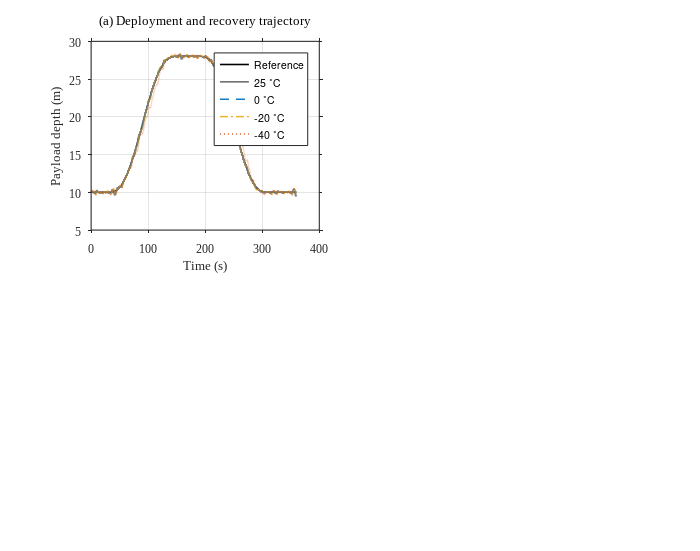

Write the MATLAB code that produced this figure. (Note: this script raises an error after producing the figure.)
function results = run_lifting_temperature_mismatch()
%RUN_LIFTING_TEMPERATURE_MISMATCH
% Demonstrate temperature-induced control mismatch for marine deployment/recovery.
%
% Core question:
%   A fixed hoisting/deployment controller tuned for a warm South-China-Sea-like
%   operating condition works acceptably at 25 degC. If the SAME controller and
%   SAME external sea disturbance are used while only temperature-dependent plant
%   parameters change, how does deployment/recovery performance degrade?
%
% IMPORTANT:
%   - No low-temperature compensation or gain scheduling is used.
%   - Controller gains are identical for every temperature.
%   - Ship motion / external disturbance records are identical for every case.
%   - Temperature only changes the controlled plant: winch lag/gain/dead-zone,
%     friction, rope stiffness/damping and effective swing damping.
%
% The simulated operation is one complete cycle:
%   hold -> deployment -> hold -> recovery -> hold
%
% Outputs:
%   Lifting_Temperature_Mismatch_Operation.png
%   Lifting_Temperature_Mismatch_Sweep.png
%   Lifting_Temperature_Mismatch_Parameters.png
%
% This is an engineering reduced-order model for necessity demonstration and
% control-mechanism study. Temperature sensitivities must ultimately be replaced
% by identified low-temperature test data for equipment-level prediction.

clc;
close all;
rng(20260918, 'twister');

%% 1. Global simulation settings
p.dt = 0.01;                 % s
p.Tsim = 360;                % s
p.t = 0:p.dt:p.Tsim;
p.fs = 1/p.dt;
p.N = numel(p.t);
p.g = 9.81;

% Payload / cable
p.payloadMass = 2200;        % kg
p.ropeK0 = 1.45e5;           % N/m, equivalent axial stiffness at 25 degC
p.ropeC0 = 1.10e4;           % N*s/m, equivalent axial damping
p.swingZeta0 = 0.045;        % equivalent pendulum damping at 25 degC
p.boomHeight = 5.5;          % m, suspension point lever arm for roll excitation

% Warm-condition reference temperature
p.Tref = 25;                 % degC

% Fixed controller: tuned ONCE at the warm reference condition
p.Kp = 0.55;                 % 1/s
p.Ki = 0.08;                 % 1/s^2
p.Kd = 0.18;                 % dimensionless velocity feedback
p.heaveFF = 1.00;            % fixed active-heave feedforward coefficient
p.integralLimit = 3.0;       % m*s
p.maxRopeSpeed = 0.55;       % m/s
p.maxRopeAccel = 0.35;       % m/s^2

% Warm-condition winch actuator
p.winchTau0 = 0.20;          % s
p.winchGain0 = 1.00;         % normalized
p.deadZone0 = 0.002;         % m/s equivalent command dead zone
p.frictionAccel0 = 0.003;    % m/s^2 equivalent friction term

% Temperature sensitivity surrogate.
% These coefficients intentionally belong to the PLANT, not the controller.
p.tauTempCoeff = 0.030;       % lag increase per degC below 25
p.gainTempCoeff = 0.0065;     % drive authority loss per degC below 25
p.deadTempCoeff = 0.0012;     % dead-zone growth (m/s)/degC
p.frictionTempCoeff = 0.0005;% friction acceleration growth per degC
p.ropeKTempCoeff = 0.0015;    % rope stiffness relative change per degC
p.ropeCTempCoeff = 0.0040;    % rope damping relative change per degC
p.swingDampTempCoeff = 0.014; % effective swing damping degradation per degC

% Temperature sweep
temps = [25 10 0 -10 -20 -30 -40];

%% 2. Build one common ship-motion disturbance record
% Exactly the same exogenous sea excitation is reused at every temperature.
env = build_common_ship_motion(p);

%% 3. Build one common deployment + recovery reference
ref = build_operation_reference(p);

%% 4. Simulate all temperatures with exactly the same controller
cases = cell(size(temps));
for i = 1:numel(temps)
    cases{i} = simulate_temperature_case(p, env, ref, temps(i));
end

%% 5. Collect temperature-sweep metrics
M.temperature_C = temps;
M.depthRms_m = zeros(size(temps));
M.depthPeak_m = zeros(size(temps));
M.swingRms_deg = zeros(size(temps));
M.swingPeak_deg = zeros(size(temps));
M.tensionCV_pct = zeros(size(temps));
M.tensionRms_kN = zeros(size(temps));
M.winchTau_s = zeros(size(temps));
M.winchGain = zeros(size(temps));
M.deadZone_mps = zeros(size(temps));
M.ropeStiffnessRatio = zeros(size(temps));
M.ropeDampingRatio = zeros(size(temps));
M.swingDampingRatio = zeros(size(temps));

for i = 1:numel(temps)
    c = cases{i};
    M.depthRms_m(i) = c.metrics.depthRms_m;
    M.depthPeak_m(i) = c.metrics.depthPeak_m;
    M.swingRms_deg(i) = c.metrics.swingRms_deg;
    M.swingPeak_deg(i) = c.metrics.swingPeak_deg;
    M.tensionCV_pct(i) = c.metrics.tensionCV_pct;
    M.tensionRms_kN(i) = c.metrics.tensionRms_kN;
    M.winchTau_s(i) = c.params.winchTau;
    M.winchGain(i) = c.params.winchGain;
    M.deadZone_mps(i) = c.params.deadZone;
    M.ropeStiffnessRatio(i) = c.params.ropeK/p.ropeK0;
    M.ropeDampingRatio(i) = c.params.ropeC/p.ropeC0;
    M.swingDampingRatio(i) = c.params.swingZeta/p.swingZeta0;
end

% Composite mismatch index: 1.0 means the 25 degC warm reference.
% This is a simulation summary metric, not an equipment qualification limit.
M.mismatchIndex = 0.40*(M.depthRms_m/M.depthRms_m(1)) ...
                + 0.35*(M.swingRms_deg/M.swingRms_deg(1)) ...
                + 0.25*(M.tensionCV_pct/M.tensionCV_pct(1));

%% 6. Plot results
fileOperation = 'Lifting_Temperature_Mismatch_Operation.png';
fileSweep = 'Lifting_Temperature_Mismatch_Sweep.png';
fileParameters = 'Lifting_Temperature_Mismatch_Parameters.png';

plot_operation_comparison(p, env, ref, cases, temps, fileOperation);
plot_temperature_sweep(M, fileSweep);
plot_parameter_drift(M, p, fileParameters);

%% 7. Console summary
fprintf('\n======================================================================\n');
fprintf('Fixed lifting controller under temperature-dependent plant mismatch\n');
fprintf('Same controller + same sea disturbance; temperature is the variable.\n');
fprintf('----------------------------------------------------------------------\n');
fprintf(' Temp[C] | depth RMS[m] | swing RMS[deg] | swing peak[deg] | tension CV[%%] | mismatch\n');
fprintf('----------------------------------------------------------------------\n');
for i = 1:numel(temps)
    fprintf('%8.1f | %12.3f | %14.3f | %15.3f | %13.3f | %8.3f\n', ...
        temps(i), M.depthRms_m(i), M.swingRms_deg(i), M.swingPeak_deg(i), ...
        M.tensionCV_pct(i), M.mismatchIndex(i));
end
fprintf('----------------------------------------------------------------------\n');
fprintf('Figure 1: %s\n', fileOperation);
fprintf('Figure 2: %s\n', fileSweep);
fprintf('Figure 3: %s\n', fileParameters);
fprintf('======================================================================\n\n');

%% 8. Return all results
results.meta.description = ['Temperature-induced mismatch of a fixed marine ' ...
    'deployment/recovery controller; no low-temperature compensation.'];
results.meta.controller = 'Identical fixed controller for every temperature';
results.meta.environment = 'Identical ship-motion disturbance for every temperature';
results.meta.note = ['Reduced-order necessity-demonstration model. Replace ' ...
    'temperature sensitivities with identified low-temperature test data.'];
results.parameters = p;
results.environment = env;
results.reference = ref;
results.temperatures_C = temps;
results.cases = cases;
results.metrics = M;
results.outputFiles.operation = fileOperation;
results.outputFiles.sweep = fileSweep;
results.outputFiles.parameters = fileParameters;

end

%% ========================================================================
function env = build_common_ship_motion(p)
% Build a single nonstationary marine disturbance record.
% zSusp: vertical suspension-point motion, positive downward.
% xSusp: horizontal suspension-point motion caused mainly by ship roll.

t = p.t;
N = p.N;
dt = p.dt;

% Heave: irregular multi-frequency motion with slowly varying envelope.
heaveFreq = [0.085 0.110 0.145 0.180 0.220];
heaveAmp  = [0.220 0.180 0.120 0.080 0.050];
heavePhase = 2*pi*rand(1,numel(heaveFreq));
heaveEnvelope = 1 + 0.18*colored_noise(N, dt, 25);
heaveEnvelope = min(1.50, max(0.55, heaveEnvelope));

heave = zeros(1,N);
for k = 1:numel(heaveFreq)
    heave = heave + heaveAmp(k)*sin(2*pi*heaveFreq(k)*t + heavePhase(k));
end
heave = heave.*heaveEnvelope;

% Roll: another independent nonstationary record.
rollFreq = [0.070 0.095 0.130 0.170];
rollAmpDeg = [1.60 1.20 0.80 0.50];
rollPhase = 2*pi*rand(1,numel(rollFreq));
rollEnvelope = 1 + 0.20*colored_noise(N, dt, 30);
rollEnvelope = min(1.60, max(0.50, rollEnvelope));

roll = zeros(1,N);
for k = 1:numel(rollFreq)
    roll = roll + deg2rad(rollAmpDeg(k))* ...
        sin(2*pi*rollFreq(k)*t + rollPhase(k));
end
roll = roll.*rollEnvelope;

env.heave = heave;
env.roll = roll;
env.zSusp = heave;
env.xSusp = p.boomHeight*sin(roll);

env.zSuspVel = numerical_derivative(env.zSusp, dt);
env.zSuspAcc = numerical_derivative(env.zSuspVel, dt);
env.xSuspVel = numerical_derivative(env.xSusp, dt);
env.xSuspAcc = numerical_derivative(env.xSuspVel, dt);

end

%% ========================================================================
function ref = build_operation_reference(p)
% Full operation:
% 0-30 s    : initial hold
% 30-150 s  : deployment by 18 m
% 150-190 s : lower-position hold
% 190-310 s : recovery by 18 m
% 310-360 s : final hold

t = p.t;
z0 = 10.0;
travel = 18.0;

ref.depth = z0*ones(size(t));
ref.velocity = zeros(size(t));

% Deployment
idx = (t >= 30 & t <= 150);
s = (t(idx)-30)/120;
ref.depth(idx) = z0 + travel*smoothstep5(s);
ref.velocity(idx) = travel/120*dsmoothstep5(s);
ref.depth(t > 150 & t < 190) = z0 + travel;

% Recovery
idx = (t >= 190 & t <= 310);
s = (t(idx)-190)/120;
ref.depth(idx) = z0 + travel*(1-smoothstep5(s));
ref.velocity(idx) = -travel/120*dsmoothstep5(s);
ref.depth(t > 310) = z0;

ref.stageTimes = [30 150 190 310];

end

%% ========================================================================
function out = simulate_temperature_case(p, env, ref, T)
% Same controller for every case. Only plant parameters depend on temperature.

dt = p.dt;
N = p.N;
g = p.g;
m = p.payloadMass;

dT = max(0, p.Tref - T);

% Temperature-dependent plant
ropeK = p.ropeK0*(1 + p.ropeKTempCoeff*dT);
ropeC = p.ropeC0*(1 + p.ropeCTempCoeff*dT);
swingZeta = p.swingZeta0/(1 + p.swingDampTempCoeff*dT);

winchTau = p.winchTau0*(1 + p.tauTempCoeff*dT);
winchGain = max(0.52, p.winchGain0 - p.gainTempCoeff*dT);
deadZone = p.deadZone0 + p.deadTempCoeff*dT;
frictionAccel = p.frictionAccel0 + p.frictionTempCoeff*dT;

% States
L = zeros(1,N);               % unstretched paid-out rope length
vWinch = zeros(1,N);
theta = zeros(1,N);           % pendulum angle
omega = zeros(1,N);
delta = zeros(1,N);           % rope elastic extension
deltaVel = zeros(1,N);

zLoad = zeros(1,N);
xLoad = zeros(1,N);
tension = zeros(1,N);
uCmd = zeros(1,N);
depthError = zeros(1,N);

% Initial equilibrium
theta(1) = deg2rad(0.5);
delta(1) = m*g/ropeK;
L(1) = (ref.depth(1)-env.zSusp(1))/cos(theta(1)) - delta(1);
L(1) = max(4.0, L(1));
integralError = 0;

for k = 1:N-1
    r = max(2.0, L(k)+delta(k));

    % Current payload position
    zLoad(k) = env.zSusp(k) + r*cos(theta(k));
    xLoad(k) = env.xSusp(k) + r*sin(theta(k));

    % Rope tension
    tension(k) = max(0, ropeK*delta(k) + ropeC*deltaVel(k));

    % Payload vertical velocity
    zLoadVel = env.zSuspVel(k) ...
        + (vWinch(k)+deltaVel(k))*cos(theta(k)) ...
        - r*sin(theta(k))*omega(k);

    % ---------------------------------------------------------------
    % FIXED warm-condition controller: identical at every temperature.
    % ---------------------------------------------------------------
    e = ref.depth(k) - zLoad(k);
    ev = ref.velocity(k) - zLoadVel;
    integralError = integralError + e*dt;
    integralError = min(p.integralLimit, max(-p.integralLimit, integralError));

    u = ref.velocity(k) ...
        - p.heaveFF*env.zSuspVel(k) ...
        + p.Kp*e + p.Ki*integralError + p.Kd*ev;

    u = min(p.maxRopeSpeed, max(-p.maxRopeSpeed, u));
    uCmd(k) = u;

    % Temperature-dependent drive dead-zone and authority loss
    if abs(u) <= deadZone
        drive = 0;
    else
        drive = sign(u)*(abs(u)-deadZone);
    end
    vTarget = winchGain*drive;

    % Temperature-dependent winch lag and friction
    vAcc = (vTarget-vWinch(k))/winchTau ...
        - frictionAccel*tanh(vWinch(k)/0.01);
    vAcc = min(p.maxRopeAccel, max(-p.maxRopeAccel, vAcc));

    vWinch(k+1) = vWinch(k) + dt*vAcc;
    vWinch(k+1) = min(p.maxRopeSpeed, max(-p.maxRopeSpeed, vWinch(k+1)));
    L(k+1) = max(4.0, L(k) + dt*vWinch(k+1));

    % Pendulum tangential dynamics with moving suspension point
    erx = sin(theta(k));
    erz = cos(theta(k));
    etx = cos(theta(k));
    etz = -sin(theta(k));

    aSupportT = env.xSuspAcc(k)*etx + env.zSuspAcc(k)*etz;
    rDot = vWinch(k) + deltaVel(k);
    wnSwing = sqrt(g/r);

    thetaAcc = (-g*sin(theta(k)) - aSupportT ...
        - 2*rDot*omega(k))/r ...
        - 2*swingZeta*wnSwing*omega(k);

    omega(k+1) = omega(k) + dt*thetaAcc;
    theta(k+1) = theta(k) + dt*omega(k+1);

    % Rope radial dynamics
    aSupportR = env.xSuspAcc(k)*erx + env.zSuspAcc(k)*erz;

    deltaAcc = g*cos(theta(k)) - aSupportR - vAcc ...
        + r*omega(k)^2 ...
        - (ropeK*delta(k) + ropeC*deltaVel(k))/m;

    deltaVel(k+1) = deltaVel(k) + dt*deltaAcc;
    delta(k+1) = delta(k) + dt*deltaVel(k+1);

    depthError(k) = e;
end

% Final sample
r = max(2.0, L(end)+delta(end));
zLoad(end) = env.zSusp(end) + r*cos(theta(end));
xLoad(end) = env.xSusp(end) + r*sin(theta(end));
tension(end) = max(0, ropeK*delta(end) + ropeC*deltaVel(end));
depthError(end) = ref.depth(end)-zLoad(end);
uCmd(end) = uCmd(end-1);

% Metrics over the relevant operation window
idxOp = (p.t >= 20 & p.t <= 330);
Tmean = mean(tension(idxOp));
Tfluct = tension(idxOp)-Tmean;

metrics.depthRms_m = rms_local(depthError(idxOp));
metrics.depthPeak_m = max(abs(depthError(idxOp)));
metrics.swingRms_deg = rad2deg(rms_local(theta(idxOp)));
metrics.swingPeak_deg = rad2deg(max(abs(theta(idxOp))));
metrics.tensionCV_pct = 100*std(tension(idxOp))/max(Tmean,eps);
metrics.tensionRms_kN = rms_local(Tfluct)/1000;
metrics.meanTension_kN = Tmean/1000;

out.temperature_C = T;
out.params.ropeK = ropeK;
out.params.ropeC = ropeC;
out.params.swingZeta = swingZeta;
out.params.winchTau = winchTau;
out.params.winchGain = winchGain;
out.params.deadZone = deadZone;
out.params.frictionAccel = frictionAccel;
out.metrics = metrics;

out.ropeLength = L;
out.winchSpeed = vWinch;
out.commandSpeed = uCmd;
out.swingAngle = theta;
out.ropeExtension = delta;
out.payloadDepth = zLoad;
out.payloadHorizontal = xLoad;
out.tension = tension;
out.depthError = depthError;

end

%% ========================================================================
function plot_operation_comparison(p, env, ref, cases, temps, outputFile)
% Selected temperatures show how the SAME strategy progressively departs from
% the warm reference behavior.

C = ieee_colors();
selectedT = [25 0 -20 -40];
selectedIdx = zeros(size(selectedT));
for j = 1:numel(selectedT)
    [~, selectedIdx(j)] = min(abs(temps-selectedT(j)));
end
styles = {'-','--','-.',':'};
colors = [C.gray; C.blue; C.gold; C.red];

fig = ieee_figure(17.8, 14.0);

ax = subplot(2,2,1);
plot(p.t, ref.depth, 'k-', 'LineWidth',1.15); hold on;
for j = 1:numel(selectedIdx)
    plot(p.t, cases{selectedIdx(j)}.payloadDepth, styles{j}, ...
        'Color', colors(j,:), 'LineWidth',1.0);
end
xlabel('Time (s)'); ylabel('Payload depth (m)');
title('(a) Deployment and recovery trajectory');
legend('Reference','25 ^{\circ}C','0 ^{\circ}C','-20 ^{\circ}C','-40 ^{\circ}C', ...
    'Location','best');
ieee_axes(ax);

ax = subplot(2,2,2);
for j = 1:numel(selectedIdx)
    plot(p.t, cases{selectedIdx(j)}.depthError, styles{j}, ...
        'Color', colors(j,:), 'LineWidth',1.0); hold on;
end
xlabel('Time (s)'); ylabel('Depth tracking error (m)');
title('(b) Tracking error with identical controller');
legend('25 ^{\circ}C','0 ^{\circ}C','-20 ^{\circ}C','-40 ^{\circ}C', ...
    'Location','best');
ieee_axes(ax);

ax = subplot(2,2,3);
for j = 1:numel(selectedIdx)
    plot(p.t, rad2deg(cases{selectedIdx(j)}.swingAngle), styles{j}, ...
        'Color', colors(j,:), 'LineWidth',1.0); hold on;
end
xlabel('Time (s)'); ylabel('Payload swing angle (deg)');
title('(c) Suspended-load swing');
legend('25 ^{\circ}C','0 ^{\circ}C','-20 ^{\circ}C','-40 ^{\circ}C', ...
    'Location','best');
ieee_axes(ax);

ax = subplot(2,2,4);
for j = 1:numel(selectedIdx)
    c = cases{selectedIdx(j)};
    idxOp = (p.t >= 20 & p.t <= 330);
    meanT = mean(c.tension(idxOp));
    plot(p.t, (c.tension-meanT)/1000, styles{j}, ...
        'Color', colors(j,:), 'LineWidth',0.95); hold on;
end
xlabel('Time (s)'); ylabel('Tension fluctuation (kN)');
title('(d) Rope-tension fluctuation');
legend('25 ^{\circ}C','0 ^{\circ}C','-20 ^{\circ}C','-40 ^{\circ}C', ...
    'Location','best');
ieee_axes(ax);

ieee_export(fig, outputFile);
end

%% ========================================================================
function plot_temperature_sweep(M, outputFile)
% Temperature is plotted warm -> cold from left to right to make the
% progressive mismatch visually obvious.

C = ieee_colors();
T = M.temperature_C;

fig = ieee_figure(17.8, 13.8);

ax = subplot(2,2,1);
plot(T, M.depthRms_m, '-o', 'Color',C.blue, 'MarkerFaceColor','w', ...
    'LineWidth',1.25, 'MarkerSize',4.5);
set(gca,'XDir','reverse');
xlabel('Temperature (^{\circ}C)'); ylabel('Depth-error RMS (m)');
title('(a) Depth-tracking degradation');
ieee_axes(ax);

ax = subplot(2,2,2);
plot(T, M.swingRms_deg, '-o', 'Color',C.blue, 'MarkerFaceColor','w', ...
    'LineWidth',1.25, 'MarkerSize',4.5); hold on;
plot(T, M.swingPeak_deg, '--s', 'Color',C.red, 'MarkerFaceColor','w', ...
    'LineWidth',1.15, 'MarkerSize',4.2);
set(gca,'XDir','reverse');
xlabel('Temperature (^{\circ}C)'); ylabel('Swing angle (deg)');
title('(b) Suspended-load swing growth');
legend('RMS','Peak','Location','best');
ieee_axes(ax);

ax = subplot(2,2,3);
plot(T, M.tensionCV_pct, '-o', 'Color',C.gold, 'MarkerFaceColor','w', ...
    'LineWidth',1.25, 'MarkerSize',4.5);
set(gca,'XDir','reverse');
xlabel('Temperature (^{\circ}C)'); ylabel('Tension C.V. (%)');
title('(c) Rope-tension fluctuation');
ieee_axes(ax);

ax = subplot(2,2,4);
plot(T, M.mismatchIndex, '-o', 'Color',C.red, 'MarkerFaceColor','w', ...
    'LineWidth',1.35, 'MarkerSize',4.8); hold on;
yline(1.0,'--','Color',C.gray,'LineWidth',0.8);
set(gca,'XDir','reverse');
xlabel('Temperature (^{\circ}C)'); ylabel('Normalized mismatch index');
title('(d) Fixed-controller mismatch index');
legend('Mismatch index','25 ^{\circ}C reference','Location','best');
ieee_axes(ax);

ieee_export(fig, outputFile);
end

%% ========================================================================
function plot_parameter_drift(M, p, outputFile)
% Explain WHY the same controller becomes increasingly mismatched.

C = ieee_colors();
T = M.temperature_C;

fig = ieee_figure(17.8, 13.8);

ax = subplot(2,2,1);
plot(T, M.winchTau_s/p.winchTau0, '-o', 'Color',C.red, ...
    'MarkerFaceColor','w','LineWidth',1.25,'MarkerSize',4.5);
set(gca,'XDir','reverse');
xlabel('Temperature (^{\circ}C)'); ylabel('Normalized time constant');
title('(a) Winch response becomes slower');
ieee_axes(ax);

ax = subplot(2,2,2);
plot(T, M.winchGain/p.winchGain0, '-o', 'Color',C.blue, ...
    'MarkerFaceColor','w','LineWidth',1.25,'MarkerSize',4.5);
set(gca,'XDir','reverse');
xlabel('Temperature (^{\circ}C)'); ylabel('Normalized drive gain');
title('(b) Available drive authority decreases');
ieee_axes(ax);

ax = subplot(2,2,3);
plot(T, M.deadZone_mps, '-o', 'Color',C.gold, ...
    'MarkerFaceColor','w','LineWidth',1.25,'MarkerSize',4.5);
set(gca,'XDir','reverse');
xlabel('Temperature (^{\circ}C)'); ylabel('Equivalent dead zone (m/s)');
title('(c) Friction/dead-zone growth');
ieee_axes(ax);

ax = subplot(2,2,4);
plot(T, M.ropeStiffnessRatio, '-o', 'Color',C.blue, ...
    'MarkerFaceColor','w','LineWidth',1.15,'MarkerSize',4.2); hold on;
plot(T, M.ropeDampingRatio, '--s', 'Color',C.gold, ...
    'MarkerFaceColor','w','LineWidth',1.15,'MarkerSize',4.2);
plot(T, M.swingDampingRatio, '-.^', 'Color',C.red, ...
    'MarkerFaceColor','w','LineWidth',1.15,'MarkerSize',4.2);
set(gca,'XDir','reverse');
xlabel('Temperature (^{\circ}C)'); ylabel('Normalized parameter');
title('(d) Cable and swing-dynamics drift');
legend('Rope stiffness','Rope damping','Swing damping','Location','best');
ieee_axes(ax);

ieee_export(fig, outputFile);
end

%% ========================================================================
function y = smoothstep5(s)
y = 10*s.^3 - 15*s.^4 + 6*s.^5;
end

%% ========================================================================
function y = dsmoothstep5(s)
y = 30*s.^2 - 60*s.^3 + 30*s.^4;
end

%% ========================================================================
function y = colored_noise(N, dt, tau)
w = randn(1,N);
y = zeros(1,N);
a = dt/(tau+dt);
for k = 2:N
    y(k) = y(k-1) + a*(w(k)-y(k-1));
end
y = y-mean(y);
sy = std(y);
if sy > eps
    y = y/sy;
end
end

%% ========================================================================
function dx = numerical_derivative(x, dt)
dx = zeros(size(x));
dx(2:end-1) = (x(3:end)-x(1:end-2))/(2*dt);
dx(1) = (x(2)-x(1))/dt;
dx(end) = (x(end)-x(end-1))/dt;
end

%% ========================================================================
function val = rms_local(x)
val = sqrt(mean(x.^2));
end

%% ========================================================================
function C = ieee_colors()
C.blue = [0.0000 0.4470 0.7410];
C.red  = [0.8500 0.3250 0.0980];
C.gold = [0.9290 0.6940 0.1250];
C.gray = [0.35 0.35 0.35];
end

%% ========================================================================
function fig = ieee_figure(widthCm, heightCm)
fig = figure('Color','w','Units','centimeters', ...
    'Position',[2 2 widthCm heightCm],'PaperPositionMode','auto');
end

%% ========================================================================
function ieee_axes(ax)
set(ax,'FontName','Times New Roman','FontSize',8.5, ...
    'LineWidth',0.75,'TickDir','out','TickLength',[0.015 0.015], ...
    'Box','on','XGrid','on','YGrid','on','GridAlpha',0.12, ...
    'MinorGridAlpha',0.06,'Layer','top');
set(get(ax,'XLabel'),'FontName','Times New Roman','FontSize',9);
set(get(ax,'YLabel'),'FontName','Times New Roman','FontSize',9);
set(get(ax,'Title'),'FontName','Times New Roman','FontSize',9,'FontWeight','normal');
lgd = findobj(ax.Parent,'Type','Legend');
if ~isempty(lgd)
    set(lgd,'FontName','Times New Roman','FontSize',7.5,'Box','off');
end
end

%% ========================================================================
function ieee_export(fig, outputFile)
set(fig,'InvertHardcopy','off');
print(fig, outputFile, '-dpng', '-r600');
end
